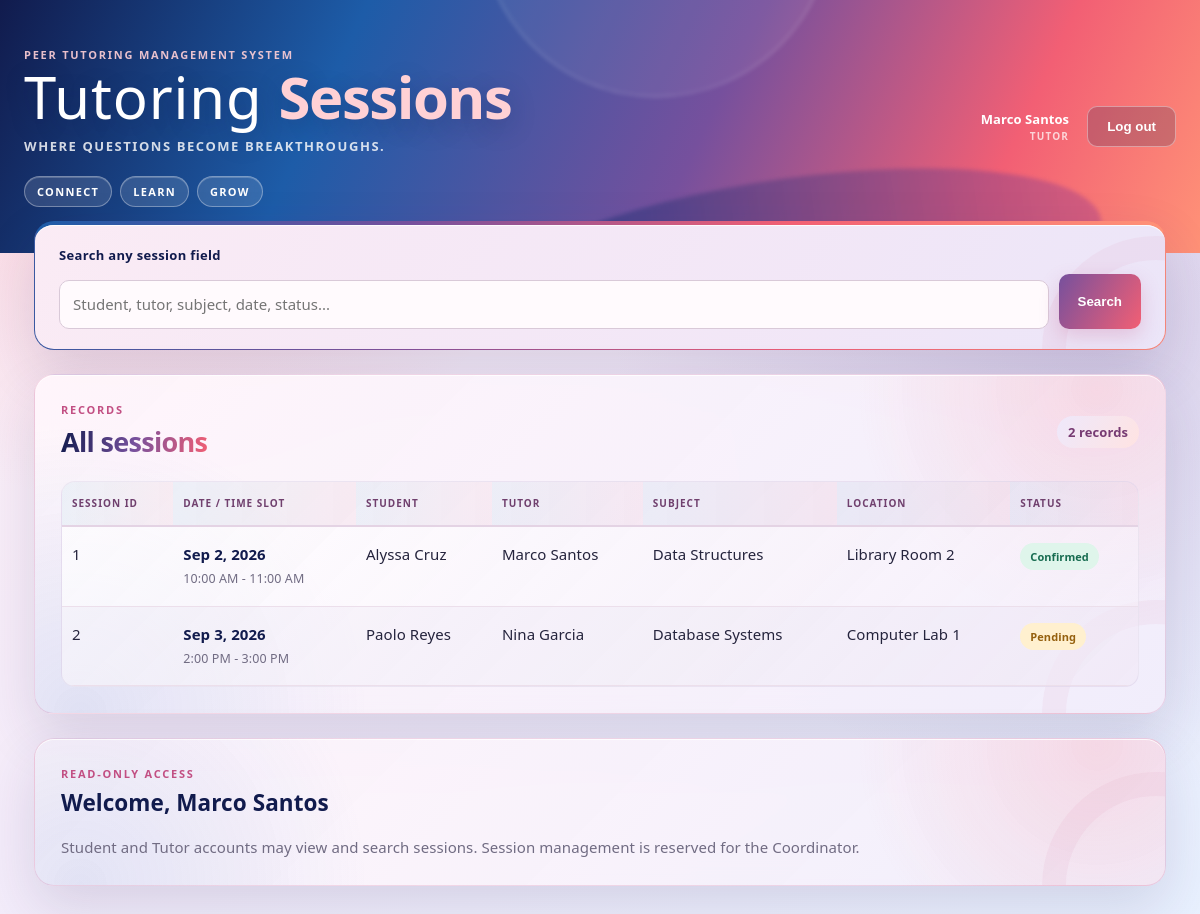
Page /index.php (signed in) on the committed database.
### tables this page shows
CREATE TABLE IF NOT EXISTS tutoring_sessions (
    session_id INT UNSIGNED AUTO_INCREMENT PRIMARY KEY,
    tutor_id INT UNSIGNED NOT NULL,
    student_id INT UNSIGNED NOT NULL,
    subject_id INT UNSIGNED NOT NULL,
    session_date DATE NOT NULL,
    time_slot VARCHAR(50) NOT NULL,
    status ENUM('Pending', 'Confirmed', 'Completed', 'Cancelled', 'No-show') NOT NULL DEFAULT 'Pending',
    location VARCHAR(150) NOT NULL,
    FOREIGN KEY (tutor_id) REFERENCES users(user_id),
    FOREIGN KEY (student_id) REFERENCES users(user_id),
    FOREIGN KEY (subject_id) REFERENCES subjects(subject_id),
    INDEX (session_date), INDEX (status)
);

CREATE TABLE IF NOT EXISTS users (
    user_id INT UNSIGNED AUTO_INCREMENT PRIMARY KEY,
    name VARCHAR(100) NOT NULL,
    email VARCHAR(150) NOT NULL UNIQUE,
    password VARCHAR(255) NOT NULL,
    role ENUM('Student', 'Tutor', 'Coordinator') NOT NULL,
    contact_number VARCHAR(30) NOT NULL
);

CREATE TABLE IF NOT EXISTS subjects (
    subject_id INT UNSIGNED AUTO_INCREMENT PRIMARY KEY,
    subject_name VARCHAR(100) NOT NULL UNIQUE,
    description VARCHAR(255) NOT NULL
);

### config/auth.php (called while the page is built, shortened)
<?php
function currentUser(): ?array
{
    $user = $_SESSION['user'] ?? null;
    return is_array($user) ? $user : null;
}
function requireLogin(): array
{
    $user = currentUser();
    return $user;
}

### config/database.php (called while the page is built, shortened)
<?php
final class Database
{
    public static function connect(): PDO
    {
        $credentialsFile = __DIR__ . '/credentials.php';
        $credentials = file_exists($credentialsFile) ? require $credentialsFile : [];
        $host = (string) ($credentials['host'] ?? self::environment('DB_HOST', '127.0.0.1'));
        $port = (string) ($credentials['port'] ?? self::environment('DB_PORT', '3306'));
        $database = (string) ($credentials['database'] ?? self::environment('DB_NAME', 'ptms'));
        $username = (string) ($credentials['username'] ?? self::environment('DB_USER', 'root'));
        $password = (string) ($credentials['password'] ?? self::environment('DB_PASSWORD', ''));
        $dsn = sprintf(
            'mysql:host=%s;port=%s;dbname=%s;charset=utf8mb4',
            $host,
            $port,
            $database
        );
        try {
            return new PDO($dsn, $username, $password, [
                PDO::ATTR_ERRMODE => PDO::ERRMODE_EXCEPTION,
                PDO::ATTR_DEFAULT_FETCH_MODE => PDO::FETCH_ASSOC,
                PDO::ATTR_EMULATE_PREPARES => false,
            ]);
        } catch (PDOException $exception) {
            error_log($exception->getMessage());
            throw new RuntimeException(
                'The database connection failed. Check config/database.php and make sure MySQL is running.'
            );
        }
    }
    private static function environment(string $name, string $default): string
    {
        $value = getenv($name);
        return $value === false || $value === '' ? $default : $value;
    }
}

### classes/TutoringSession.php (called while the page is built, shortened)
<?php
final class TutoringSession
{
    public function getTutoringSessions(): array
    {
        $statement = $this->database->prepare($this->selectQuery() .
            ' ORDER BY ts.session_id ASC');
        $statement->execute();
        return $statement->fetchAll();
    }
    private function selectQuery(): string
    {
        return 'SELECT ts.*, tutor.name AS tutor_name, student.name AS student_name,
                       s.subject_name
                FROM tutoring_sessions ts
                INNER JOIN users tutor ON tutor.user_id = ts.tutor_id
                INNER JOIN users student ON student.user_id = ts.student_id
                INNER JOIN subjects s ON s.subject_id = ts.subject_id';
    }
}

### public/index.php (the view, shortened to what this page needs)
<?php
require_once dirname(__DIR__) . '/config/auth.php';
require_once dirname(__DIR__) . '/config/database.php';
require_once dirname(__DIR__) . '/classes/TutoringSession.php';
$currentUser = requireLogin();
$canManage = ($currentUser['role'] ?? '') === 'Coordinator';
function escape(?string $value): string
{
    return htmlspecialchars($value ?? '', ENT_QUOTES, 'UTF-8');
}
try {
    $repository = new TutoringSession(Database::connect());
    $tutors = $repository->getTutors();
    $students = $repository->getStudents();
    $subjects = $repository->getSubjects();
    $keyword = trim((string) ($_GET['search'] ?? ''));
    $sessions = $keyword === ''
        ? $repository->getTutoringSessions()
        : $repository->searchTutoringSessions($keyword);
    $editId = $canManage ? filter_input(INPUT_GET, 'edit', FILTER_VALIDATE_INT) : null;
    $editing = $editId ? $repository->getTutoringSession((int) $editId) : null;
} catch (Throwable $exception) {
    error_log($exception->getMessage());
    $pageError = $exception instanceof InvalidArgumentException
        ? $exception->getMessage()
        : 'The request could not be completed. Please check the database setup and try again.';
    $sessions = $sessions ?? [];
    $editing = $editing ?? null;
    $keyword = $keyword ?? '';
    $tutors = $tutors ?? [];
    $students = $students ?? [];
    $subjects = $subjects ?? [];
}
$statuses = ['Pending', 'Confirmed', 'Completed', 'Cancelled', 'No-show'];
?>
<!doctype html>
<html lang="en">
<head>
    <link rel="stylesheet" href="styles.css?v=7">
</head>
<body>
<header class="topbar">
    <div class="hero-copy">
        <p class="eyebrow">Peer Tutoring Management System</p>
        <h1>Tutoring <span>Sessions</span></h1>
        <p class="hero-message">Where questions become breakthroughs.</p>
        <div class="hero-chips" aria-label="System highlights">
            <span>Connect</span><span>Learn</span><span>Grow</span>
        </div>
    </div>
    <div class="topbar-actions">
        <div class="user-summary">
            <strong><?= escape($currentUser['name']) ?></strong>
            <span><?= escape($currentUser['role']) ?></span>
        </div>
        <form method="post" action="logout.php">
            <button class="button button-ghost" type="submit">Log out</button>
        </form>
    </div>
</header>
<main class="container">
    <section class="card search-card">
        <form method="get" class="search-form">
            <label for="search">Search any session field</label>
            <div class="search-row">
                <input id="search" name="search" value="<?= escape($keyword) ?>" placeholder="Student, tutor, subject, date, status...">
                <button class="button" type="submit">Search</button>
            </div>
        </form>
    </section>
    <section class="card">
        <div class="section-heading">
            <div>
                <p class="eyebrow">Records</p>
                <h2><?= $keyword === '' ? 'All sessions' : 'Search results' ?></h2>
            </div>
            <span class="count"><?= count($sessions) ?> record<?= count($sessions) === 1 ? '' : 's' ?></span>
        </div>
        <div class="table-wrap">
            <table>
                <thead><tr><th>Session ID</th><th>Date / Time Slot</th><th>Student</th><th>Tutor</th><th>Subject</th><th>Location</th><th>Status</th><?php if ($canManage): ?><th>Actions</th><?php endif; ?></tr></thead>
                <tbody>
                <?php foreach ($sessions as $session): ?>
                    <tr>
                        <td><?= (int) $session['session_id'] ?></td>
                        <td><strong><?= escape(date('M j, Y', strtotime($session['session_date']))) ?></strong><br><small><?= escape($session['time_slot']) ?></small></td>
                        <td><?= escape($session['student_name']) ?></td>
                        <td><?= escape($session['tutor_name']) ?></td>
                        <td><?= escape($session['subject_name']) ?></td>
                        <td><?= escape($session['location']) ?></td>
                        <td><span class="status status-<?= strtolower(str_replace([' ', '-'], '', $session['status'])) ?>"><?= escape($session['status']) ?></span></td>
                    </tr>
                <?php endforeach; ?>
                </tbody>
            </table>
        </div>
    </section>
    <?php if ($canManage): ?>
    <section class="card" id="session-form">
        <div class="section-heading">
            <div><p class="eyebrow"><?= $editing ? 'Update record' : 'Create record' ?></p><h2><?= $editing ? 'Edit tutoring session' : 'Add tutoring session' ?></h2></div>
            <?php if ($editing): ?><a class="text-link" href="index.php#session-form">Cancel edit</a><?php endif; ?>
        </div>
        <form method="post" class="record-form">
            <input type="hidden" name="csrf_token" value="<?= escape($_SESSION['csrf_token']) ?>">
            <input type="hidden" name="action" value="<?= $editing ? 'update' : 'add' ?>">
            <?php if ($editing): ?><input type="hidden" name="id" value="<?= (int) $editing['session_id'] ?>"><?php endif; ?>
            <label>Student<select name="student_id" required><option value="">Select student</option><?php foreach ($students as $student): ?><option value="<?= (int) $student['user_id'] ?>" <?= (int) ($editing['student_id'] ?? 0) === (int) $student['user_id'] ? 'selected' : '' ?>><?= escape($student['name']) ?></option><?php endforeach; ?></select></label>
            <label>Tutor<select name="tutor_id" required><option value="">Select tutor</option><?php foreach ($tutors as $tutor): ?><option value="<?= (int) $tutor['user_id'] ?>" <?= (int) ($editing['tutor_id'] ?? 0) === (int) $tutor['user_id'] ? 'selected' : '' ?>><?= escape($tutor['name']) ?></option><?php endforeach; ?></select></label>
            <label>Subject<select name="subject_id" required><option value="">Select subject</option><?php foreach ($subjects as $subject): ?><option value="<?= (int) $subject['subject_id'] ?>" <?= (int) ($editing['subject_id'] ?? 0) === (int) $subject['subject_id'] ? 'selected' : '' ?>><?= escape($subject['subject_name']) ?></option><?php endforeach; ?></select></label>
            <label>Session date<input type="date" name="session_date" required value="<?= escape($editing['session_date'] ?? '') ?>"></label>
            <label>Time slot<input name="time_slot" maxlength="50" required placeholder="e.g. 10:00 AM - 11:00 AM" value="<?= escape($editing['time_slot'] ?? '') ?>"></label>
            <label>Location<input name="location" maxlength="150" required value="<?= escape($editing['location'] ?? '') ?>"></label>
            <label>Status<select name="status" required><?php foreach ($statuses as $status): ?><option <?= ($editing['status'] ?? 'Pending') === $status ? 'selected' : '' ?>><?= escape($status) ?></option><?php endforeach; ?></select></label>
            <div class="full-width"><button class="button" type="submit"><?= $editing ? 'Save changes' : 'Add session' ?></button></div>
        </form>
    </section>
    <?php else: ?>
    <section class="card access-note">
        <p class="eyebrow">Read-only access</p>
        <h2>Welcome, <?= escape($currentUser['name']) ?></h2>
        <p>Student and Tutor accounts may view and search sessions. Session management is reserved for the Coordinator.</p>
    </section>
    <?php endif; ?>
</main>
</body>
</html>

### rows in the picture
tutoring_sessions: session_id "1", session_date "Sep 2, 2026", time_slot "10:00 AM - 11:00 AM", student.name "Alyssa Cruz", tutor.name "Marco Santos", subject.subject_name "Data Structures", location "Library Room 2", status "Confirmed"
tutoring_sessions: session_id "2", session_date "Sep 3, 2026", time_slot "2:00 PM - 3:00 PM", student.name "Paolo Reyes", tutor.name "Nina Garcia", subject.subject_name "Database Systems", location "Computer Lab 1", status "Pending"

### other values in the picture
$currentUser['name'] "Marco Santos"
$currentUser['role'] "TUTOR"
count($sessions) "2"
